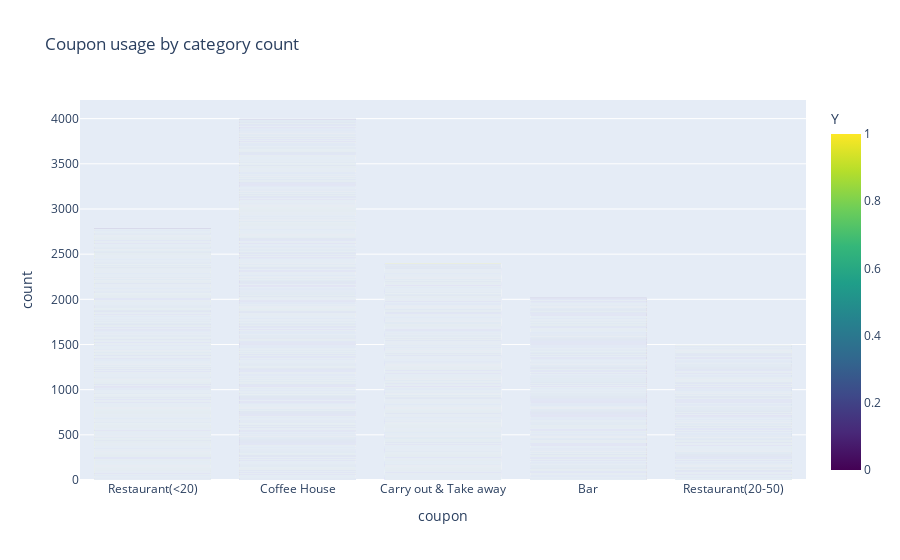

The code cell stored with this chart in its notebook:
### Markdown cell above
5. Use a bar plot to visualize the `coupon` column.

### Code cell
# Bar plot to visualize the coupon column
px.bar(data_, x="coupon", color="Y", title="Coupon usage by category count", color_continuous_scale="viridis")

### Figure 1 — Plotly figure (JSON) as saved in the notebook; plotly's stock layout.template omitted (floating-point values rounded to 4 significant figures; data arrays with more than 128 entries replaced by an {"elided": "..."} marker saying what was removed)
{"data": [{"alignmentgroup": "True", "hovertemplate": "coupon=%{x}<br>count=%{y}<br>Y=%{marker.color}<extra></extra>", "legendgroup": "", "marker": {"color": {"elided": "12684 int values"}, "coloraxis": "coloraxis", "pattern": {"shape": ""}}, "name": "", "offsetgroup": "", "orientation": "v", "showlegend": false, "textposition": "auto", "type": "bar", "x": {"elided": "12684 str values"}, "xaxis": "x", "y": {"elided": "12684 int values"}, "yaxis": "y"}], "layout": {"barmode": "relative", "coloraxis": {"colorbar": {"title": {"text": "Y"}}, "colorscale": [[0, "#440154"], [0.1111, "#482878"], [0.2222, "#3e4989"], [0.3333, "#31688e"], [0.4444, "#26828e"], [0.5556, "#1f9e89"], [0.6667, "#35b779"], [0.7778, "#6ece58"], [0.8889, "#b5de2b"], [1, "#fde725"]]}, "legend": {"tracegroupgap": 0}, "title": {"text": "Coupon usage by category count"}, "xaxis": {"anchor": "y", "domain": [0, 1], "title": {"text": "coupon"}}, "yaxis": {"anchor": "x", "domain": [0, 1], "title": {"text": "count"}}}}
